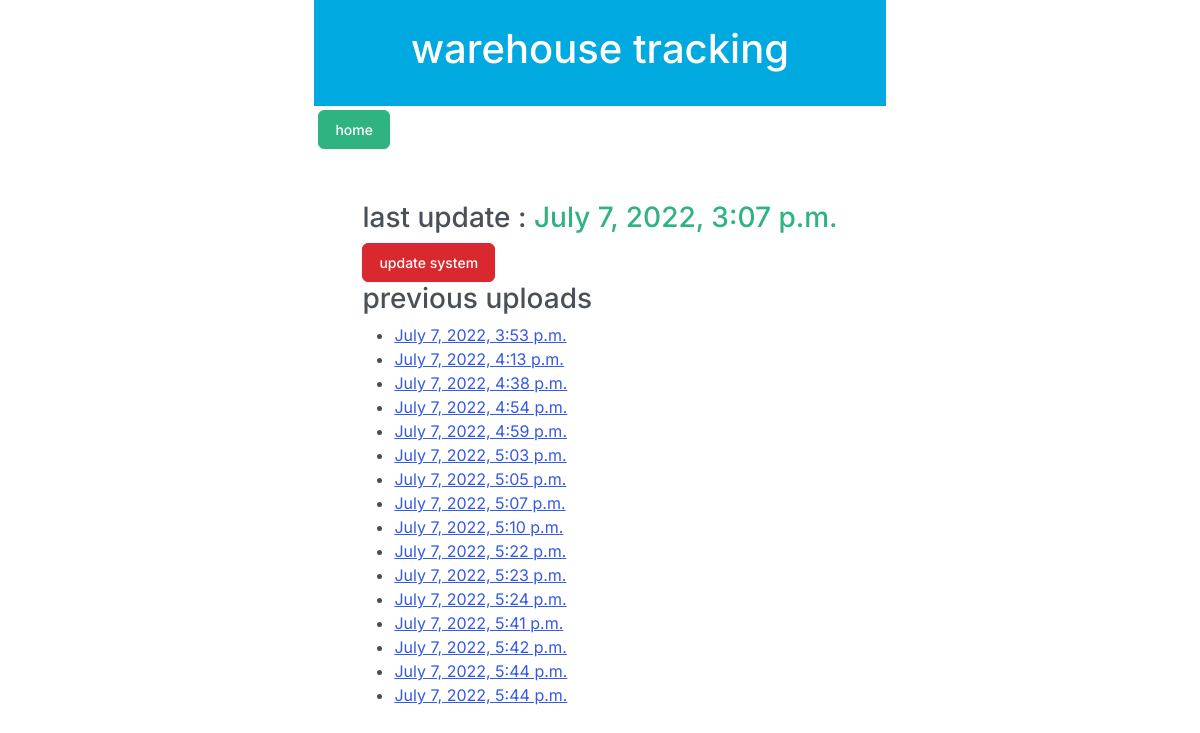
Screenshot of /excels with the database file from the repository.
### parts/models.py (models this page shows)
class LastUpdate(models.Model):
    date = models.DateTimeField(auto_now=True)

class ExcelSheet(models.Model):
    upload_date = models.DateTimeField(auto_now=True)
    data = models.JSONField(default=list)

### parts/views.py (the view, shortened to what this page needs)
# urls.py: path('excels', views.excels, name='excels'),
def excels(request):
    excels = ExcelSheet.objects.only('upload_date')
    update = request.POST.get('update-system')
    last_update = LastUpdate.objects.values()
    print(last_update)
    return render(request, 'excels.html', {'excels':excels, 'last_update': last_update})

### parts/templates/excels.html (shortened to what this page needs)
{% extends "base.html" %} {% block content %}
<div>
   <div class="m-5">
    <form method="POST" enctype="multipart/form-data">
            <h3>last update : <span class="text-success">{{ last_update.0.date }}</span></h3>
            <input type="submit" name="update-system" class="btn btn-danger" value="update system"/>
       </form>
       <h3>previous uploads</h3>
       <ul>
            {% for excel in excels %}
            <li><a href="{% url 'parts:excel-detail' excel.pk %}">{{ excel.upload_date }}</a></li>
            {% endfor %}
       </ul>
   </div>
</div>
{%  endblock %}

### rows the page displays
LastUpdate: date "July 7, 2022, 3:07 p.m."
ExcelSheet: upload_date "July 7, 2022, 3:53 p.m."
ExcelSheet: upload_date "July 7, 2022, 4:13 p.m."
ExcelSheet: upload_date "July 7, 2022, 4:38 p.m."
ExcelSheet: upload_date "July 7, 2022, 4:54 p.m."
ExcelSheet: upload_date "July 7, 2022, 4:59 p.m."
ExcelSheet: upload_date "July 7, 2022, 5:03 p.m."
ExcelSheet: upload_date "July 7, 2022, 5:05 p.m."
ExcelSheet: upload_date "July 7, 2022, 5:07 p.m."
ExcelSheet: upload_date "July 7, 2022, 5:10 p.m."
ExcelSheet: upload_date "July 7, 2022, 5:22 p.m."
ExcelSheet: upload_date "July 7, 2022, 5:23 p.m."
ExcelSheet: upload_date "July 7, 2022, 5:24 p.m."
ExcelSheet: upload_date "July 7, 2022, 5:41 p.m."
ExcelSheet: upload_date "July 7, 2022, 5:42 p.m."
ExcelSheet: upload_date "July 7, 2022, 5:44 p.m."
ExcelSheet: upload_date "July 7, 2022, 5:44 p.m."
